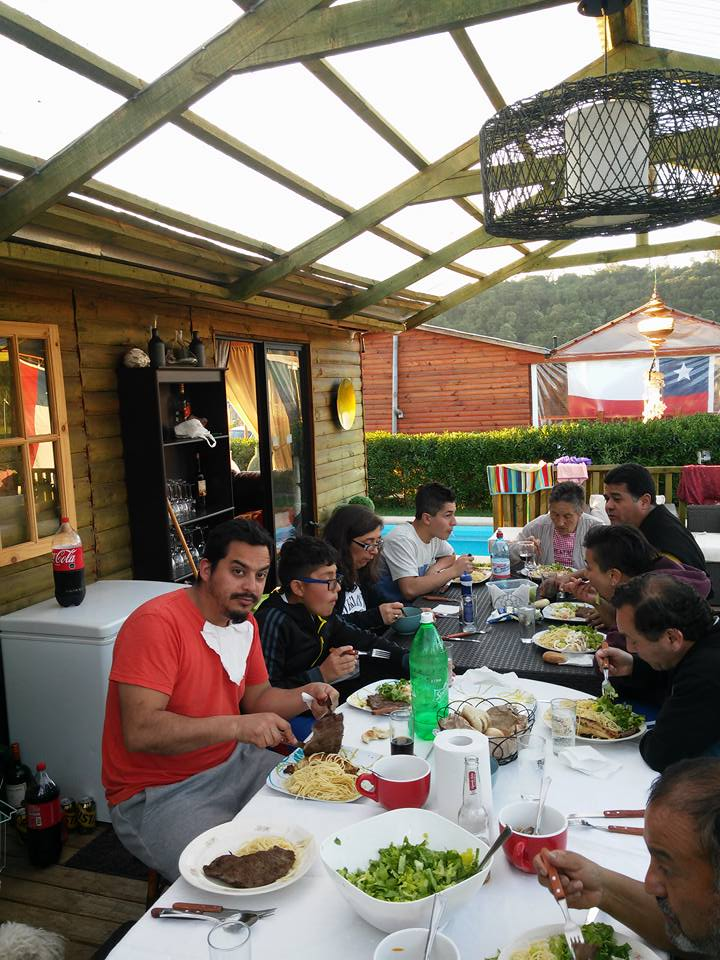
#> input picture nosoyyo.jpg, 720 x 960 px
$ python face_detect_cv3.py nosoyyo.jpg   (older library calls are emulated)
#> lines starting #> are read from the running program, lines starting #| are printed output that depends on the picture; after the words box and inside, x2 and y2 are one past the last pixel; in counts of white or black regions, pixels touching at a corner belong together
import cv2
import sys

# Get user supplied values
imagePath = sys.argv[1]
cascPath = "haarcascade_frontalface_default.xml"

# Create the haar cascade
faceCascade = cv2.CascadeClassifier(cascPath)

# Read the image
image = cv2.imread(imagePath)
#> image is the input picture: shape (960, 720, 3); mean B, G, R 107.6, 120.5, 130.1
gray = cv2.cvtColor(image, cv2.COLOR_BGR2GRAY)
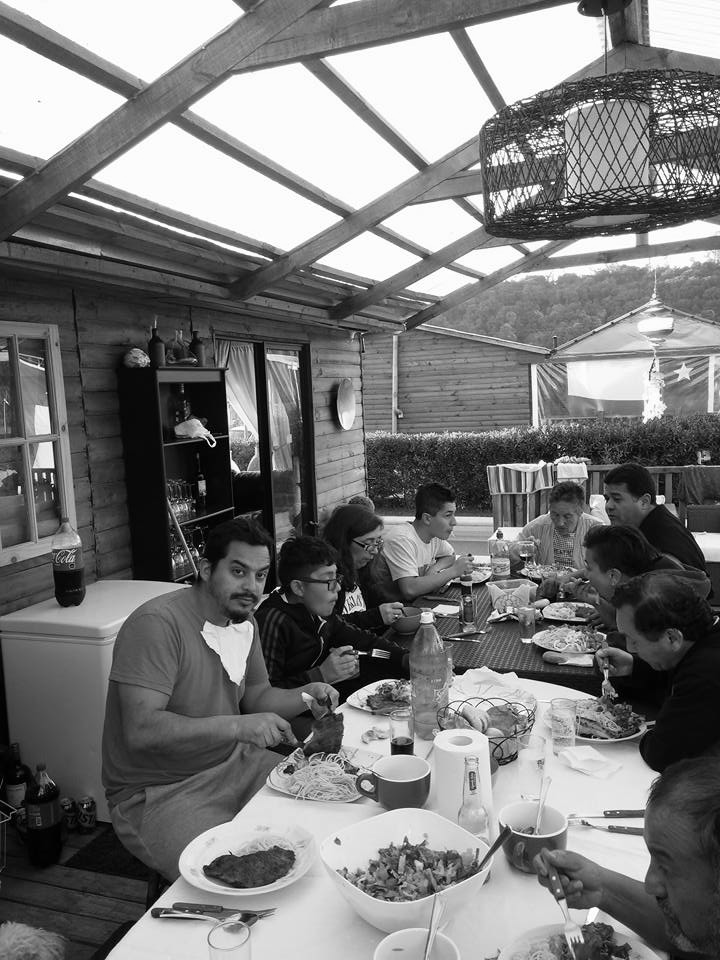
#> gray: shape (960, 720); min 0, max 255, mean 121.9

# Detect faces in the image
faces = faceCascade.detectMultiScale(
    gray,
    scaleFactor=1.2,
    minNeighbors=3,
    minSize=(30, 30)
    #flags = cv2.CV_HAAR_SCALE_IMAGE
)
#> faces = [[213, 547, 70, 70], [286, 557, 63, 63]]

print("Found {0} faces!".format(len(faces)))
#| Found 2 faces!

# Draw a rectangle around the faces
for (x, y, w, h) in faces:
    cv2.rectangle(image, (x, y), (x+w, y+h), (0, 255, 0), 2)
#> this loop made 2 passes
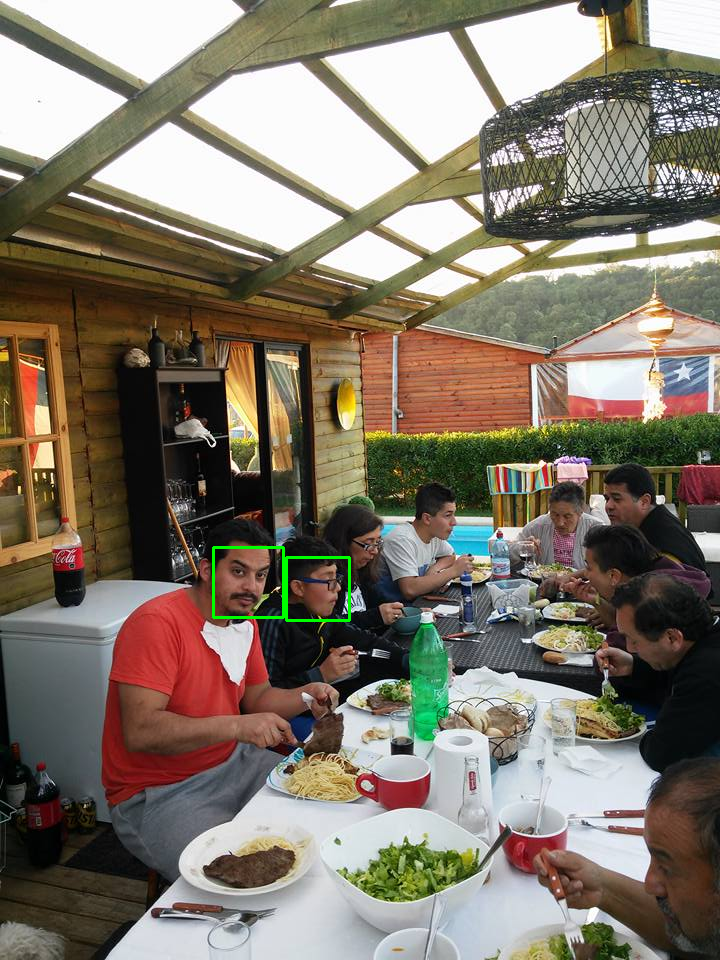
#> image: shape (960, 720, 3); 0.23% of pixels changed, all inside (x1, y1, x2, y2) = (212, 546, 351, 622)

cv2.imshow("Faces found", image)
cv2.waitKey(0)

#EJECUTAR ESTE COMANDO EN EL TERMINAL PARA ABRIR EL DETECTOR DE IMAGEN
#python face_detect_cv3.py nosoyyo.jpg

$ run again, with abba.png saved as nosoyyo.jpg
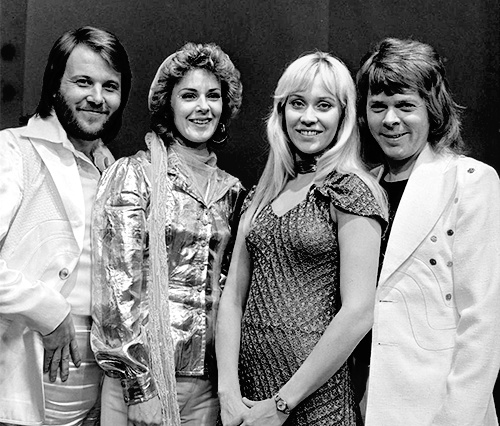
#> input picture abba.png, 500 x 426 px
#> image is the input picture: shape (426, 500, 3); min 0, max 255, mean 130.8
#> faces = [[169, 71, 64, 64], [57, 56, 74, 74], [263, 67, 92, 92], [354, 80, 73, 73]]
#| Found 4 faces!
#> the loop `for (x, y, w, h) in faces:` made 4 passes
#> after the loop `for (x, y, w, h) in faces:`:
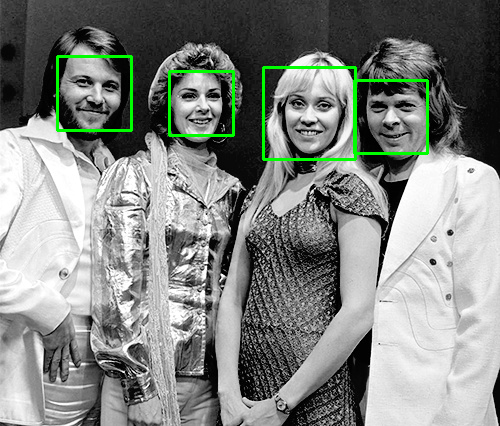
#> image: shape (426, 500, 3); 1.63% of pixels changed, all inside (x1, y1, x2, y2) = (56, 55, 429, 161)

$ run again, with chicos.jpeg copied over nosoyyo.jpg
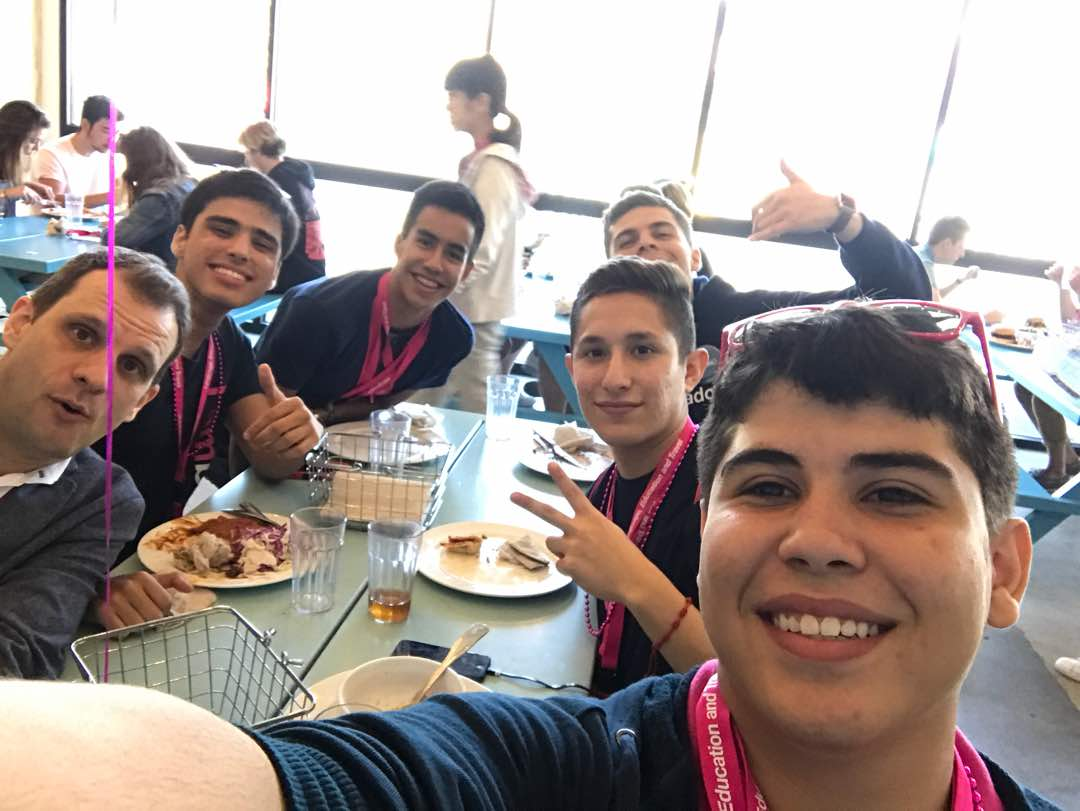
#> input picture chicos.jpeg, 1080 x 811 px
#> image is the input picture: shape (811, 1080, 3); mean B, G, R 145.4, 149.2, 161.9
#> `gray = cv2.cvtColor(image, cv2.COLOR_BGR2GRAY)`:
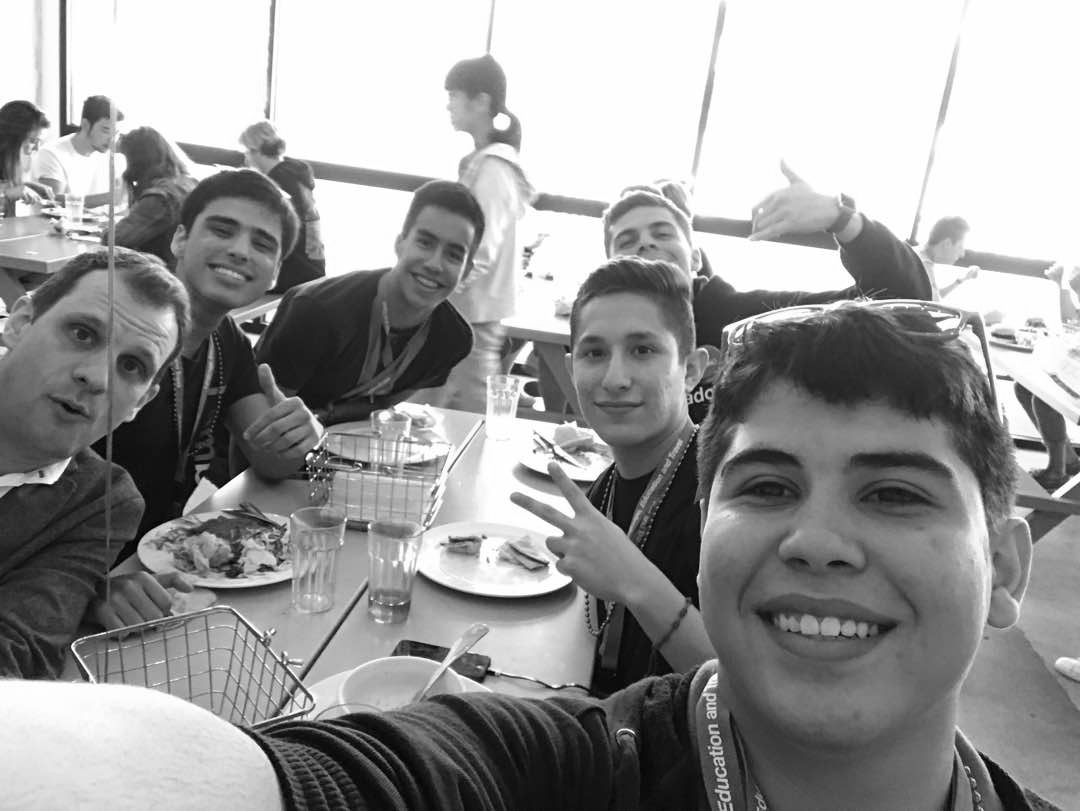
#> gray: shape (811, 1080); min 0, max 255, mean 152.6
#> faces = [[184, 192, 107, 107], [390, 210, 99, 99], [546, 296, 141, 141], [665, 370, 317, 317]]
#| Found 4 faces!
#> the loop `for (x, y, w, h) in faces:` made 4 passes
#> after the loop `for (x, y, w, h) in faces:`:
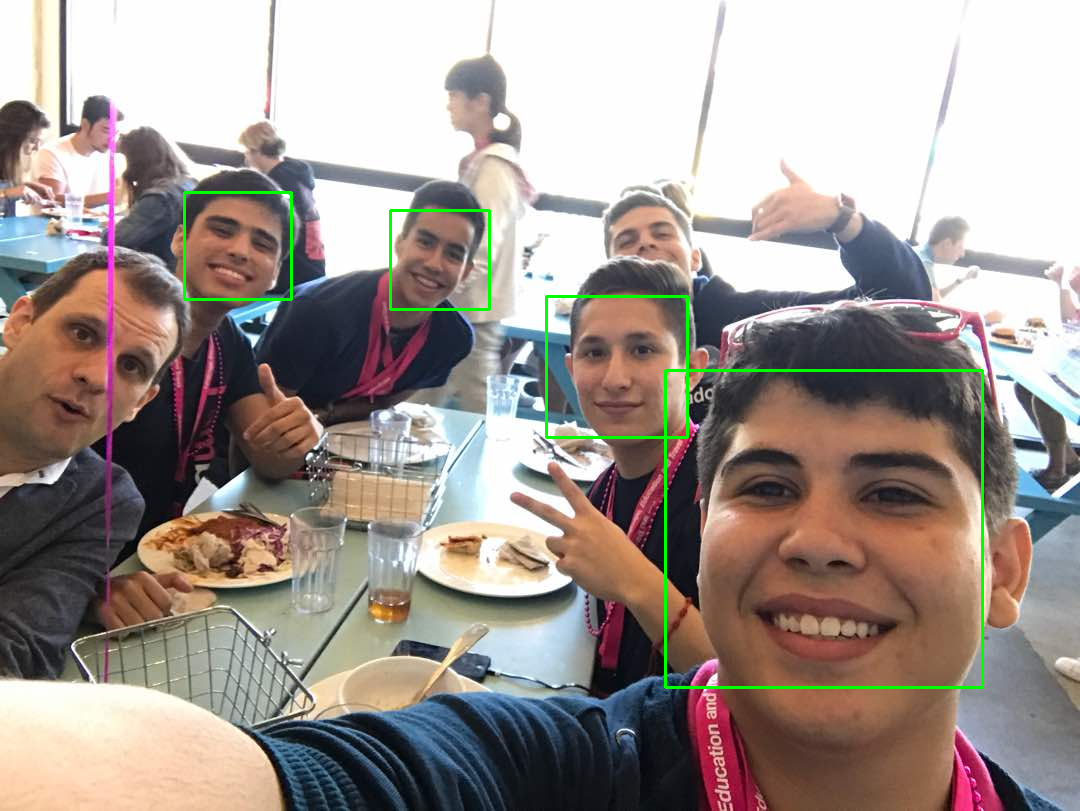
#> image: shape (811, 1080, 3); 0.91% of pixels changed, all inside (x1, y1, x2, y2) = (183, 191, 984, 689)

$ run again, with gente.png saved as nosoyyo.jpg
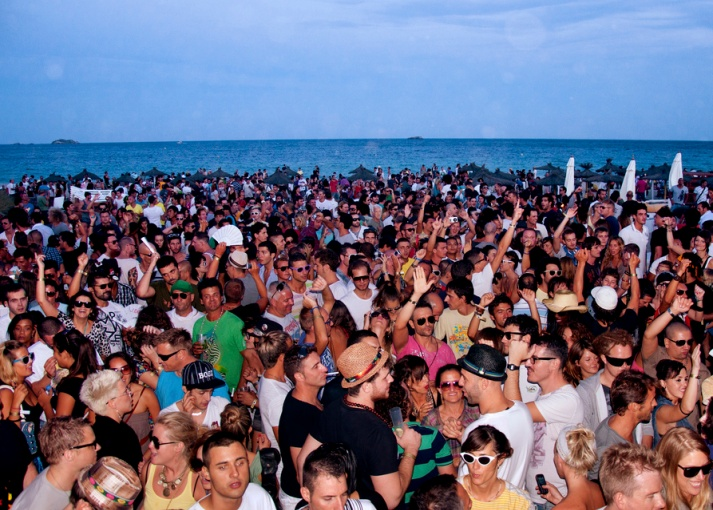
#> input picture gente.png, 713 x 510 px
#> image is the input picture: shape (510, 713, 3); mean B, G, R 126.3, 104.6, 107.8
#> `gray = cv2.cvtColor(image, cv2.COLOR_BGR2GRAY)`:
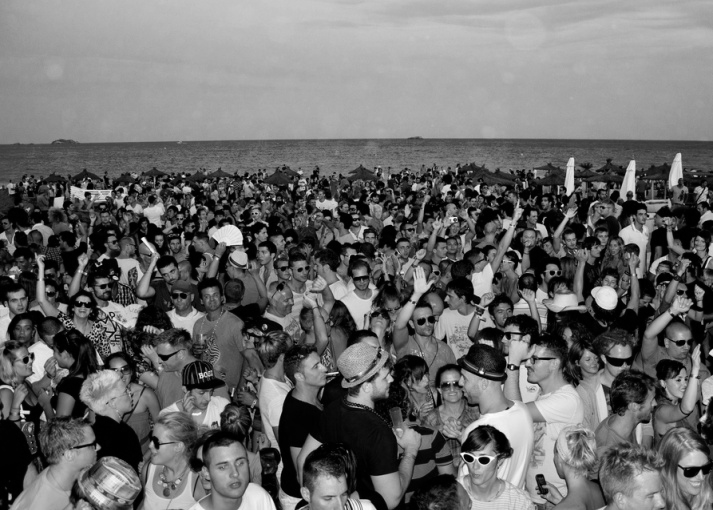
#> gray: shape (510, 713); min 0, max 253, mean 108
#> faces = [[602, 343, 49, 49], [450, 440, 52, 52], [206, 444, 53, 53]]
#| Found 3 faces!
#> the loop `for (x, y, w, h) in faces:` made 3 passes
#> after the loop `for (x, y, w, h) in faces:`:
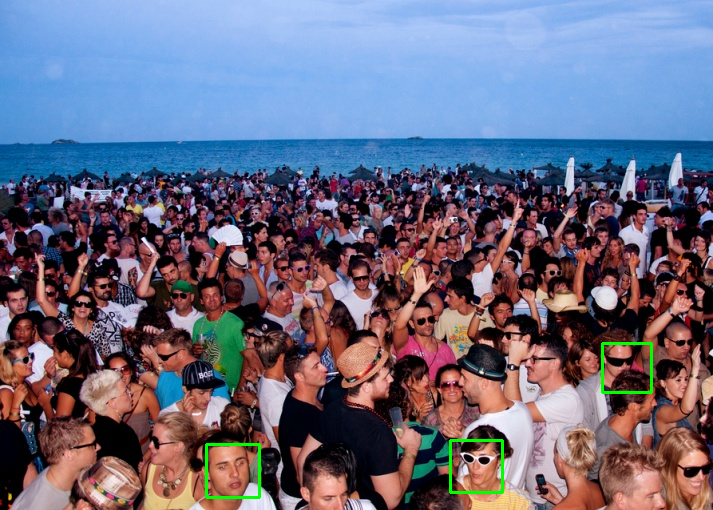
#> image: shape (510, 713, 3); 0.5% of pixels changed, all inside (x1, y1, x2, y2) = (205, 342, 653, 499)
